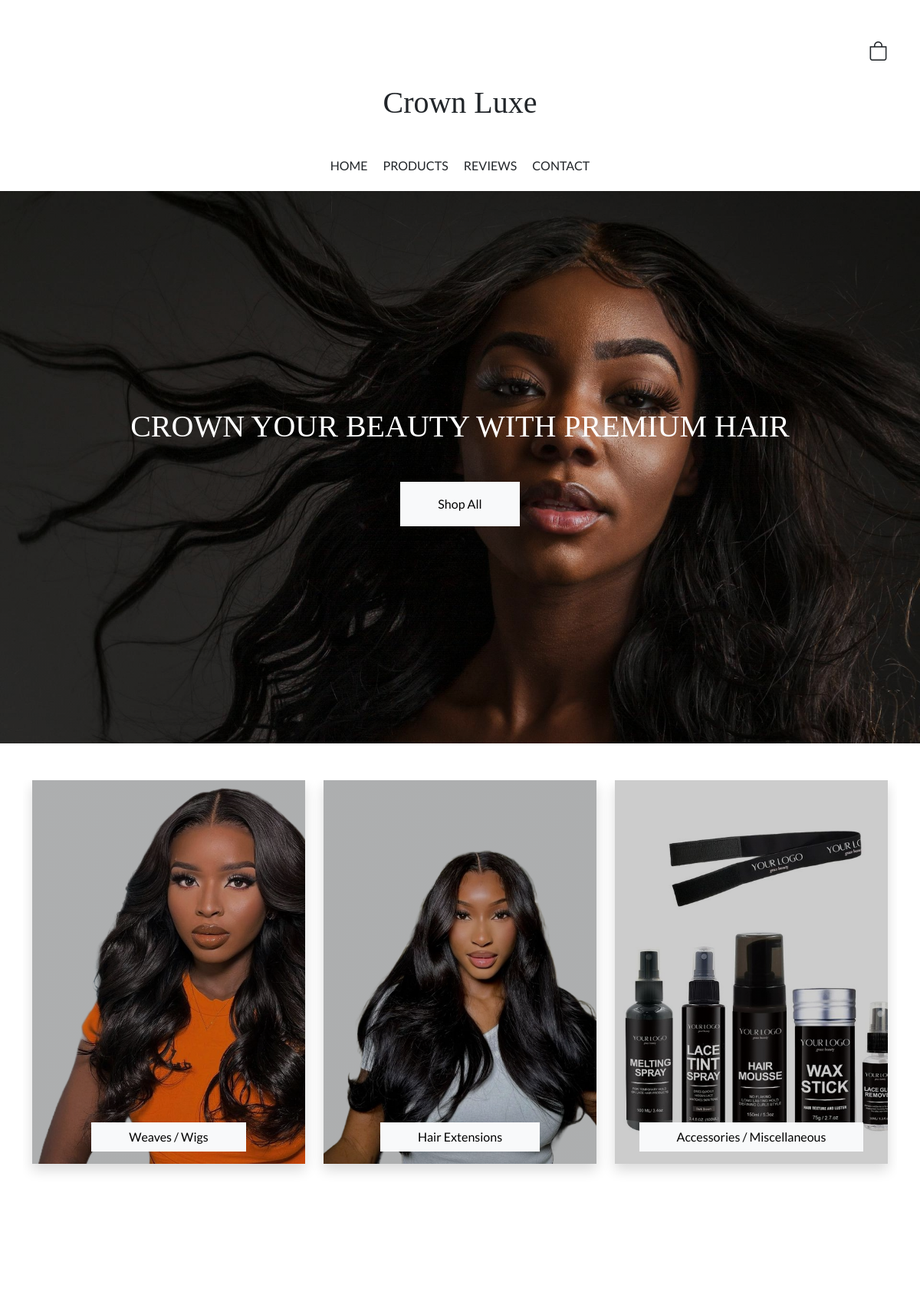
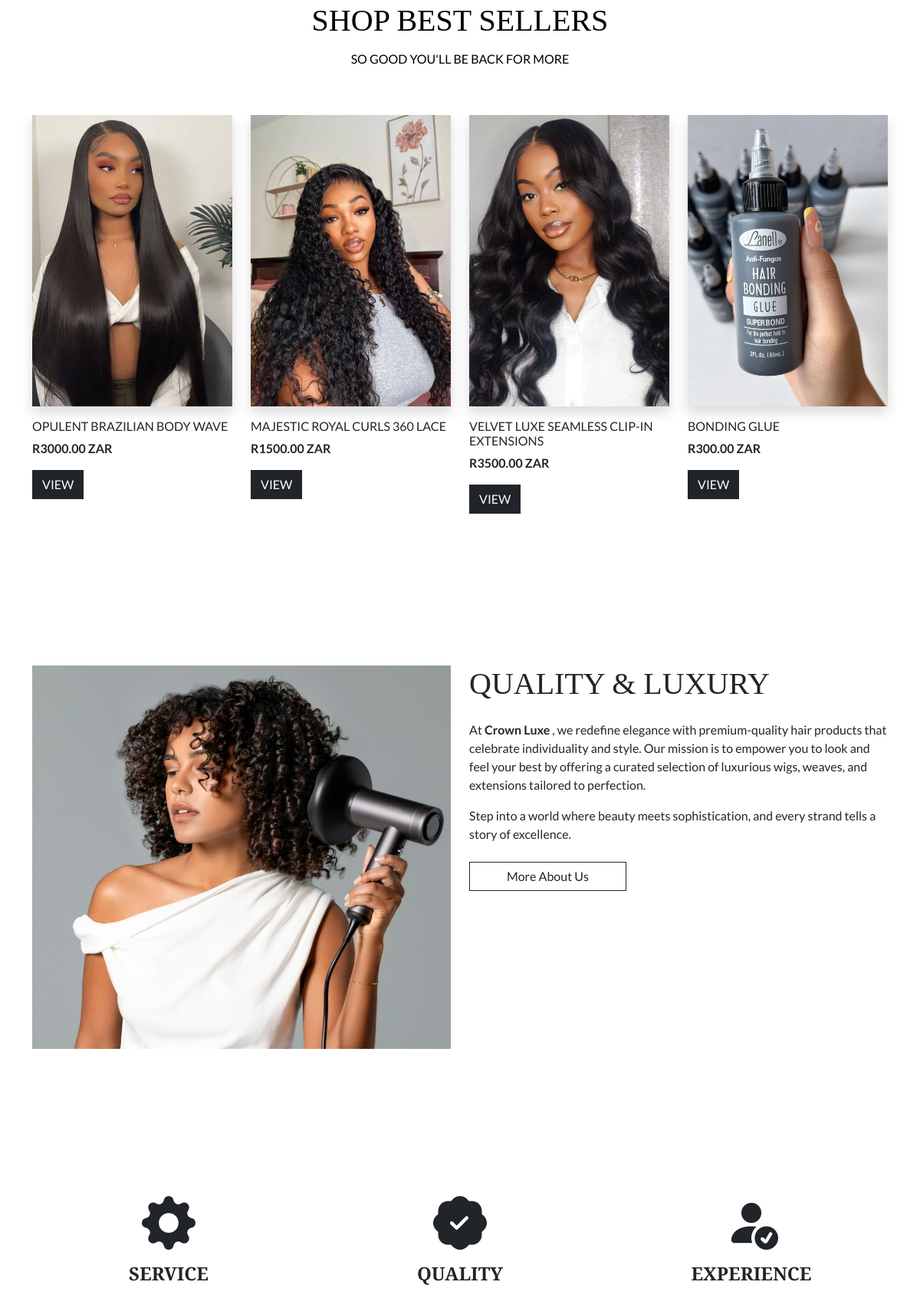
The page / (upper part) on the database its author committed (2 pictures, top to bottom).
### products/models.py (models this page shows, shortened)
class ProductCatalogModel(models.Model):
    title = models.CharField(max_length=200, null=True, blank=True)
    catalog_image = models.ImageField(
        null=True, blank=True, upload_to='static/images')

class ProductModel(models.Model):
    name = models.CharField(max_length=200, null=True, blank=True)
    description = models.TextField(blank=True)
    price = models.DecimalField(
        max_digits=30, decimal_places=2, null=True, blank=True)
    sale_price = models.DecimalField(max_digits=10, decimal_places=2, blank=True, null=True)
    available = models.BooleanField(default=True)
    best_sellers = models.BooleanField(default=False)
    product_catalog = models.ForeignKey(ProductCatalogModel, null=True, on_delete=models.CASCADE,
                              blank=True, default=None, related_name='product_catalog')
    product_details = models.ManyToManyField(
        ProductDetailsModel, blank=True, default=None, related_name='product_details')
    cover_image = models.ImageField(
        null=True, blank=True, upload_to='static/images/items')
    image1 = models.ImageField(
        null=True, blank=True, upload_to='static/images/items')
    image2 = models.ImageField(
        null=True, blank=True, upload_to='static/images/items')
    date_created = models.DateTimeField(auto_now_add=True, null=True)

### client/views.py (the view, shortened to what this page needs)
# urls.py: path('',views.IndexView,name='index'),
def IndexView(request):
    catalog = ProductCatalogModel.objects.all()
    best_selling = ProductModel.objects.filter(best_sellers = True)[:4]
    product_item = ProductModel.objects.order_by('?').first()
    context = {
        "catalog" : catalog,
        "best_selling" : best_selling,
        "product_item" : product_item
    }
    return render(request,'client/index.html',context)

### client/context_processors.py (called while the page is built)
def user_uuid_context_processor(request):
    if request.method == 'POST' and 'submit_user_uuid' in request.POST:
        user_UUID = request.POST.get('user_UUID')
        if user_UUID:
            return {'user_UUID': user_UUID}
    return {}

### client/templates/client/index.html (shortened to what this page needs)
{% extends 'client/base.html' %}
{% load static %}
{% block content %}
<section
  class="hero_image d-flex justify-content-center align-items-center mb-5"
>
  <div class="overflow_content">
    <center>
      <h1
        class="header_heading hero_title mb-5 text-uppercase"
        data-aos="fade-left"
        data-aos-delay="50"
        data-aos-duration="1000"
      >
        Crown Your Beauty with Premium Hair
      </h1>
      <a href="{% url 'products' %}">
        <button
          type="button"
          class="btn btn-light rounded-0 px-5 py-3"
          data-aos="fade-left"
          data-aos-delay="50"
          data-aos-duration="1000"
        >
          Shop All
        </button>
      </a>
    </center>
  </div>
</section>
<section class="container section_spacing">
  <div class="row overflow_content">
    {% for data in catalog %}
    <div
      class="col-12 col-md-4 mb-4"
      data-aos="fade-up"
      data-aos-delay="50"
      data-aos-duration="1000"
    >
      <a href="{% url 'catalog-list' data.id %}">
        <div
          class="catalog_image d-flex justify-content-center align-items-end shadow"
          style="background-image: linear-gradient(rgba(0, 0, 0, 0.2),rgba(0, 0, 0, 0.2)), url({{data.catalog_image.url}});"
        >
          <button class="btn btn-light rounded-0 px-5 mb-3">
            {{data.title}}
          </button>
        </div>
      </a>
    </div>
    {% endfor %}
  </div>
</section>
<section class="container section_spacing">
  <center class="mb-5 overflow_content">
    <h1
      class="header_heading text-black mb-3"
      data-aos="fade-right"
      data-aos-delay="50"
      data-aos-duration="1000"
    >
      SHOP BEST SELLERS
    </h1>
    <h6
      class="text-black mb-3"
      data-aos="fade-right"
      data-aos-delay="50"
      data-aos-duration="1000"
    >
      SO GOOD YOU'LL BE BACK FOR MORE
    </h6>
  </center>
  <div class="row overflow_content">
    {% for data in best_selling %}
    <div
      class="col-6 col-lg-3 mb-5"
      data-aos="fade-up"
      data-aos-delay="50"
      data-aos-duration="1000"
    >
      <div>
        <img
          src="{{data.cover_image.url}}"
          class="best_seller_image mb-3 shadow"
        />
        <h6 class="text-uppercase">{{data.name}}</h6>
        <p class="mb-3 fw-bold">R{{data.price}} ZAR</p>
        <a href="{% url 'view-product' data.id %}">
          <button type="button" class="btn btn-dark rounded-0">VIEW</button>
        </a>
      </div>
    </div>
    {% endfor %}
  </div>
</section>
<section class="container section_spacing">
  <div class="row">
    <div class="col-12 col-md-6 mb-4 order-md-2 overflow_content">
      <h1
        class="header_heading mb-4"
        data-aos="fade-left"
        data-aos-delay="50"
        data-aos-duration="1000"
      >
        QUALITY & LUXURY
      </h1>
      <p data-aos="fade-left" data-aos-delay="50" data-aos-duration="1000">
        At <span class="fw-bold">Crown Luxe</span> , we redefine elegance with
        premium-quality hair products that celebrate individuality and style.
        Our mission is to empower you to look and feel your best by offering a
        curated selection of luxurious wigs, weaves, and extensions tailored to
        perfection.
      </p>
      <p
        class="mb-4"
        data-aos="fade-left"
        data-aos-delay="50"
        data-aos-duration="1000"
      >
        Step into a world where beauty meets sophistication, and every strand
        tells a story of excellence.
      </p>
      <a href="{% url 'contact-us' %}">
        <button
          type="button"
          class="btn btn-outline-dark rounded-0 px-5"
          data-aos="fade-left"
          data-aos-delay="50"
          data-aos-duration="1000"
        >
          More About Us
        </button>
      </a>
    </div>
    <div class="col-12 col-md-6 mb-4 order-md-1 overflow_content">
      <img
        src="{% static '/images/quality_section.jpg' %}"
        class="quality_image"
        data-aos="fade-right"
        data-aos-delay="50"
        data-aos-duration="1000"
      />
    </div>
  </div>
</section>
<section class="container section_spacing">
  <div class="row overflow_content">
    <div
      class="col-12 col-md-4 mb-4"
      data-aos="fade-up"
      data-aos-delay="50"
      data-aos-duration="1000"
    >
      <div>
        <center>
          <i class="bi bi-gear-fill service_icon"></i>
          <h4 class="header_heading mb-3 fw-bold">SERVICE</h4>
        </center>
      </div>
    </div>
    <div
      class="col-12 col-md-4 mb-4"
      data-aos="fade-up"
      data-aos-delay="50"
      data-aos-duration="1000"
    >
      <div>
        <center>
          <i class="bi bi-patch-check-fill service_icon"></i>
          <h4 class="header_heading mb-3 fw-bold">QUALITY</h4>
        </center>
      </div>
    </div>
    <div
      class="col-12 col-md-4 mb-4"
      data-aos="fade-up"
      data-aos-delay="50"
      data-aos-duration="1000"
    >
      <div>
        <center>
          <i class="bi bi-person-fill-check service_icon"></i>
          <h4 class="header_heading mb-3 fw-bold text-uppercase">Experience</h4>
        </center>
      </div>
    </div>
  </div>
</section>
{% endblock %}

### client/templates/client/base.html (style rules this page uses)
:root { --primary_color: #0b0c17; --heading-font: "Playfair Display SC", serif; }
body { font-family: "Lato", sans-serif; font-weight: 400; font-style: normal; }
a { text-decoration: none; color: inherit; }
.header_heading { font-family: var(--heading-font); }
.section_spacing { margin-bottom: 150px; }
.overflow_content { overflow: hidden !important; }

### client/templates/partials/offcanvas_links.html (style rules this page uses)
.header_heading { font-family: var(--heading-font); }

### rows shown on the page
ProductCatalogModel: catalog_image (picture), title "Weaves / Wigs"
ProductCatalogModel: catalog_image (picture), title "Hair Extensions"
ProductCatalogModel: catalog_image (picture), title "Accessories / Miscellaneous"
ProductModel: cover_image (picture), name "OPULENT BRAZILIAN BODY WAVE", price "3000.00"
ProductModel: cover_image (picture), name "MAJESTIC ROYAL CURLS 360 LACE", price "1500.00"
ProductModel: cover_image (picture), name "VELVET LUXE SEAMLESS CLIP-IN EXTENSIONS", price "3500.00"
ProductModel: cover_image (picture), name "BONDING GLUE", price "300.00"
